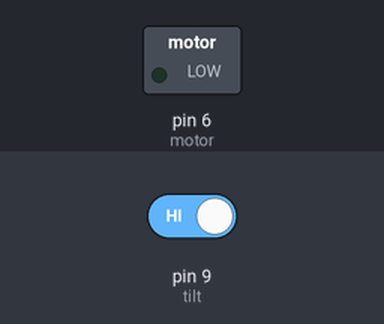
The sketch below on a simulated Arduino Uno, built with avr-gcc and run on an emulated ATmega328P. Shown: switched loads named in the sketch (green lamp = pin HIGH). The test bench sets the inputs (shaded band); at power-on: pin 9 (tilt) HIGH.

Above: at 1.2 s.
1.3 s: pin 9 (tilt) driven LOW
At 2.5 s:
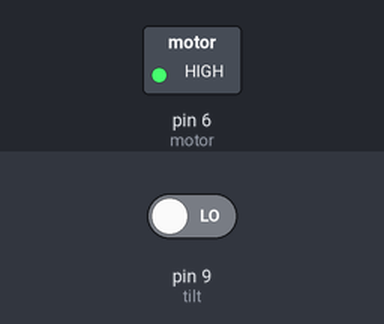
2.8 s: pin 9 (tilt) driven HIGH
At 3.6 s:
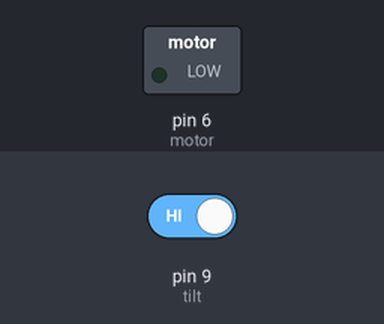
Timing chart, 0 to 5.8 s (numbered marks = the images above; inputs shaded):
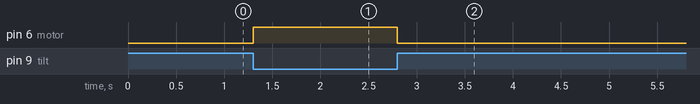

The sketch:

tilt_sensor1.ino
```cpp
int tilt = 9;
int motor = 6;
int reading ;
void setup()
{
pinMode(tilt, INPUT);
pinMode(motor, OUTPUT);

}

void loop()
{
  if(digitalRead(tilt)==0)
  {
    digitalWrite(motor,HIGH);}

  else
  {
    digitalWrite(motor,LOW);
  }
}
```

Measured:
- after the input at 1.3 s, pin 6 (motor): LOW → HIGH at once
- after the input at 2.8 s, pin 6 (motor): HIGH → LOW at once
